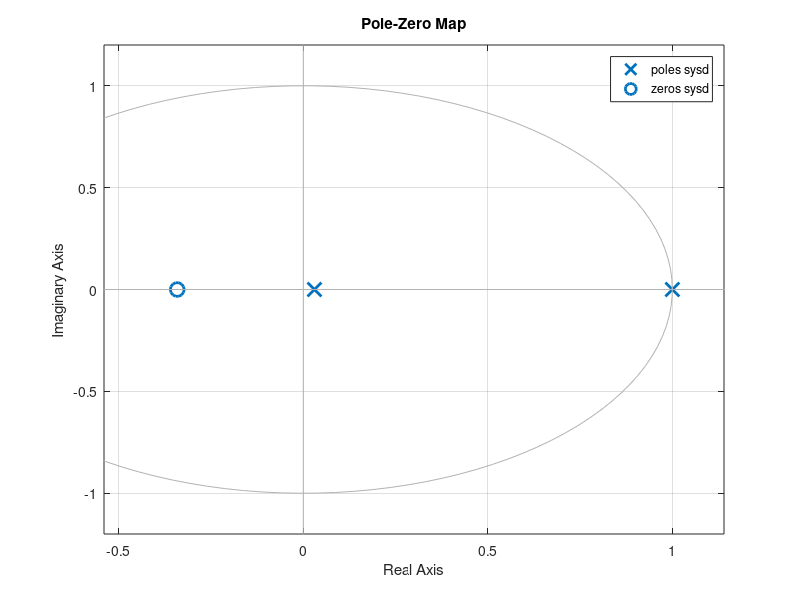
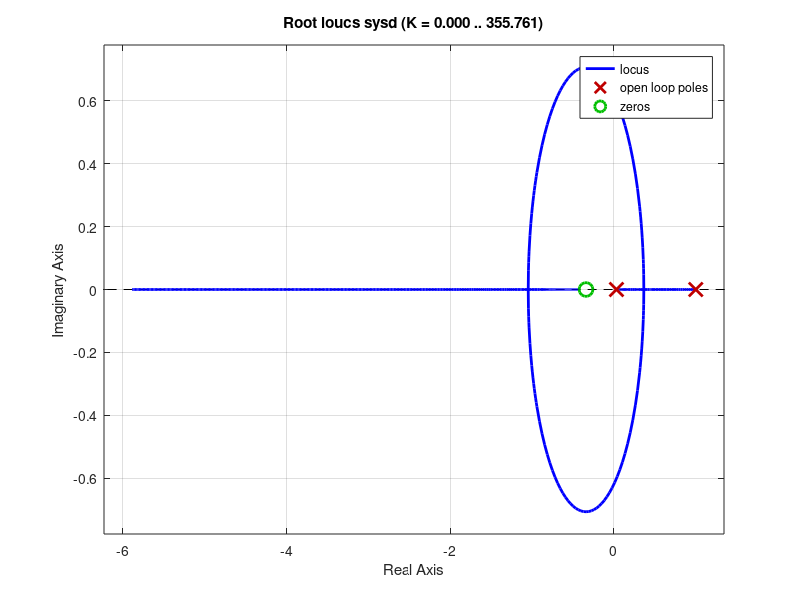

Write the MATLAB code that produced these figures, in order. (Note: this script raises an error after producing the figures.)
sys = tf (10, [1, 35, 0])
% continuo para discreto
sysd = c2d(sys, 0.1)

pzmap(sysd)
figure
rlocus(sysd)

rltool(sysd)